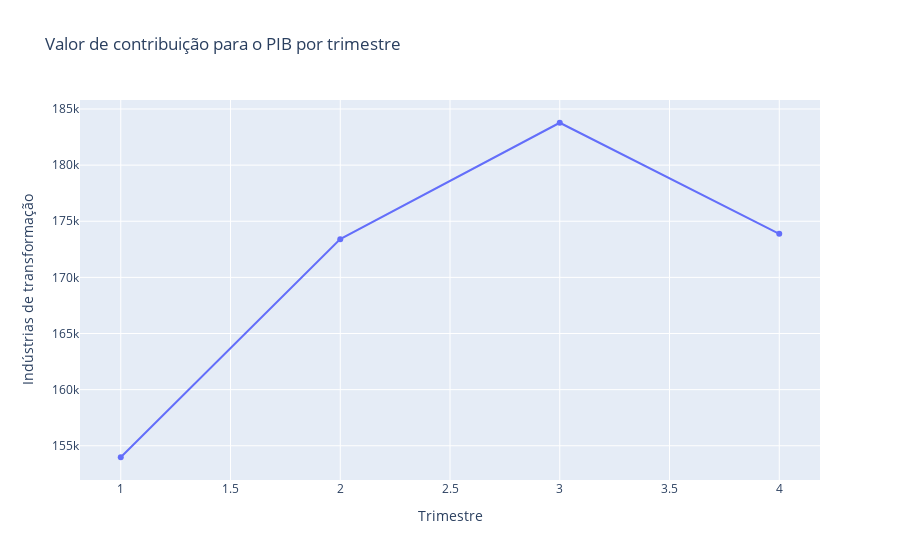

This figure's notebook cell:
### Code cell
# Adicionando título e pontos
px.line(data_frame=filtered_2019, x='Trimestre', y='Indústrias de transformação', title='Valor de contribuição para o PIB por trimestre', markers=True)

### Figure 1 — Plotly figure (JSON) as saved in the notebook; plotly's stock layout.template omitted (floating-point values rounded to 4 significant figures)
{"data": [{"hovertemplate": "Trimestre=%{x}<br>Indústrias de transformação=%{y}<extra></extra>", "legendgroup": "", "line": {"color": "#636efa", "dash": "solid"}, "marker": {"symbol": "circle"}, "mode": "lines+markers", "name": "", "orientation": "v", "showlegend": false, "type": "scatter", "x": [1, 2, 3, 4], "xaxis": "x", "y": [153977, 173406, 183775, 173879], "yaxis": "y"}], "layout": {"legend": {"tracegroupgap": 0}, "title": {"text": "Valor de contribuição para o PIB por trimestre"}, "xaxis": {"anchor": "y", "domain": [0, 1], "title": {"text": "Trimestre"}}, "yaxis": {"anchor": "x", "domain": [0, 1], "title": {"text": "Indústrias de transformação"}}}}
